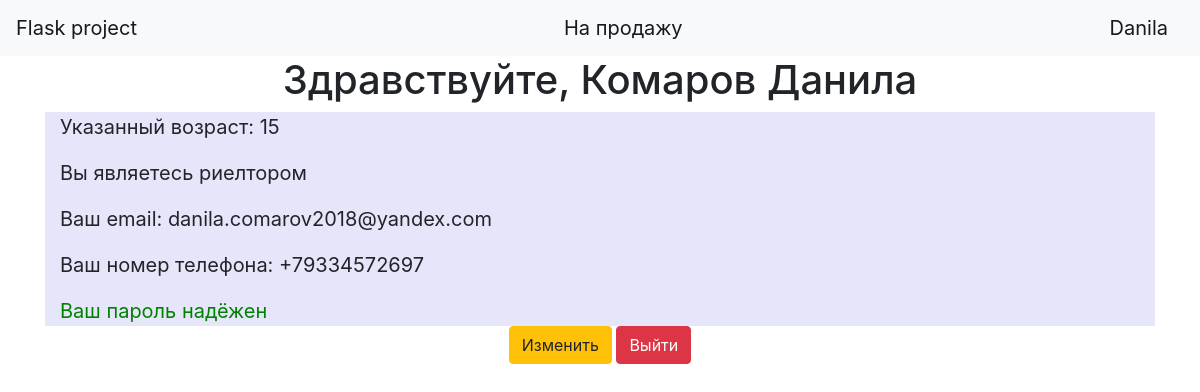
/user/2 (signed in), run on an earlier commit of the app's database.
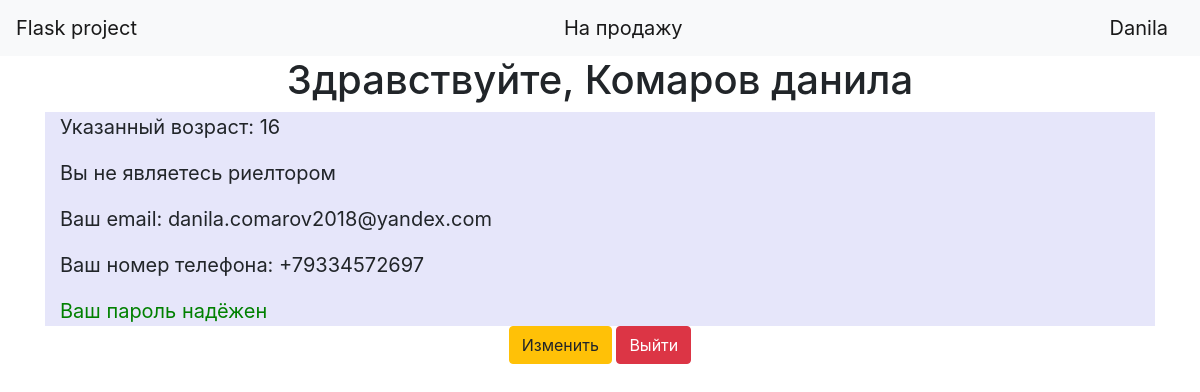
And on a later commit of the database.
### data/users.py (models this page shows, shortened)
class User(SqlAlchemyBase, UserMixin):
    __tablename__ = 'users'
    id = sqlalchemy.Column(sqlalchemy.Integer, primary_key=True, autoincrement=True)
    surname = sqlalchemy.Column(sqlalchemy.String, nullable=True)
    name = sqlalchemy.Column(sqlalchemy.String, nullable=True)
    age = sqlalchemy.Column(sqlalchemy.Integer, nullable=True)
    is_realtor = sqlalchemy.Column(sqlalchemy.Boolean)
    email = sqlalchemy.Column(sqlalchemy.String, unique=True)
    phone = sqlalchemy.Column(sqlalchemy.String, nullable=True, unique=True)
    hashed_password = sqlalchemy.Column(sqlalchemy.String, nullable=True)
    sort = sqlalchemy.Column(sqlalchemy.String, nullable=True)

### main.py (the view)
@app.route('/user/<int:id>')
@login_required
def show_user(id):
    user = session.query(User).filter(User.id == id).first()
    return render_template('show_user.html', title="Личный кабинет", user=user)

### main.py (called while the page is built)
@login_manager.user_loader
def load_user(user_id):
    return session.query(User).get(user_id)

### templates/show_user.html (shortened to what this page needs)
<!DOCTYPE html>
<html lang="en">
    <head>
        <link rel="stylesheet" type="text/css" href="/static/css/style.css"/>
    </head>
    <body>
        {% extends "base.html" %}
        {% block content %}
            <h1 class='text-center'>Здравствуйте, {{user.surname}} {{user.name}}</h1>
            <div class='container'>
                <p>Указанный возраст: {{user.age}}</p>
                {% if user.is_realtor %}
                    <p>Вы являетесь риелтором</p>
                {% else %}
                    <p>Вы не являетесь риелтором</p>
                {% endif %}
                <p>Ваш email: {{user.email}}</p>
                <p>Ваш номер телефона: {{user.phone}}</p>
                <font color='green'>Ваш пароль надёжен</font>
            </div>
            <div class='text-center'>
                <a type="button" class="btn btn-warning" href="/change_user/{{user.id}}">Изменить</a>
                <a type="button" class="btn btn-danger" href='/logout'>Выйти</a>
            </div>
        {% endblock %}

### templates/base.html (shortened to what this page needs)
<!doctype html>
<html lang="en">
    <head>
        <link rel="stylesheet"
          href="https://stackpath.bootstrapcdn.com/bootstrap/4.4.1/css/bootstrap.min.css"
>
    </head>
    <body>
        <header>
            <nav class="navbar navbar-light bg-light">
                <a class="navbar-brand" href="#">Flask project</a>
                <a class="navbar-brand" href="/">На продажу</a>
                {% if current_user.is_authenticated %}
                    <a class="navbar-brand" href="/user/{{current_user.id}}">{{ current_user.name }}</a>
                {% else %}
                    <p>
                        <a class="btn btn-primary " href="/register">Зарегистрироваться</a>
                        <a class="btn btn-success" href="/login">Войти</a>
                    </p>
                {% endif %}
            </nav>
        </header>
        <main role="main" class="container">
            {% block content %}{% endblock %}
        </main>
    </body>
</html>

### static/css/style.css (style rules this page uses)
div.container { border: 2px gray; background-color: lavender; font-size: 20px; }

What changed in the data, as far as the page shows it:
changed User "Комаров": name "Данила" → "данила"; age "15" → "16"; is_realtor True → False (drawn)
Also different on the page:
text no longer shown: "Вы являетесь риелтором"
text now shown: "Вы не являетесь риелтором"
